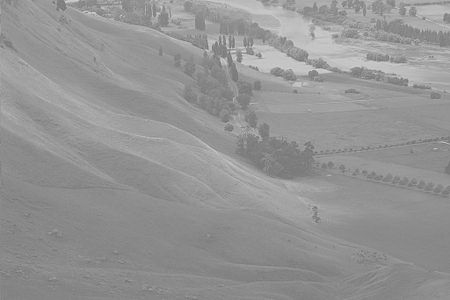
#> input picture 8월 자연어처리, OpenCV, 텐서플로/2. openCV/img/hawkes.bmp, 450 x 300 px, given in place of neutrophils.png, which was not available
$ jupyter execute --allow-errors CV_day3.ipynb   (older library calls are emulated)   (text cells are left out)
#> lines starting #> are read from the running program, lines starting #| are printed output that depends on the picture; after the words box and inside, x2 and y2 are one past the last pixel; in counts of white or black regions, pixels touching at a corner belong together; pictures that were not available may be replaced by others from this repository, and a replacement may not be noted
[cell 1]
import cv2
import numpy as np
import matplotlib.pylab as plt
# from google.colab.patches import cv2_imshow

def imshow(tit, image) :
    plt.title(tit)
    if len(image.shape) == 3 :
        plt.imshow(cv2.cvtColor(image, cv2.COLOR_BGR2RGB))
    else :
        plt.imshow(image, cmap="gray")

[cell 2]
# colab


filename = 'binary/neutrophils.png'


src = cv2.imread(filename, cv2.IMREAD_GRAYSCALE)
#> src is the input picture: shape (300, 450); min 107, max 218, mean 148

th = 210
_, dst = cv2.threshold(src, th, 255, cv2.THRESH_BINARY_INV)
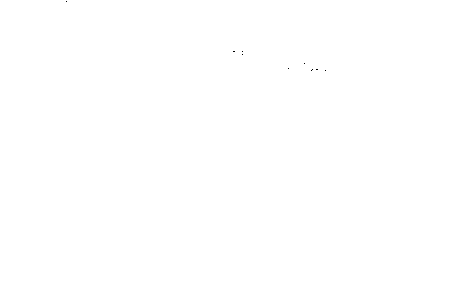
#> dst: shape (300, 450); 100% white; black in thin lines or dots, all inside (x1, y1, x2, y2) = (66, 1, 326, 71)

plt.subplot(121), plt.axis('off'), imshow("", src)
plt.subplot(122), plt.axis('off'), imshow("", dst)
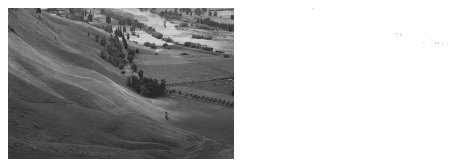
#> figure drawn by matplotlib, 2 panels

[cell 3]
# colab2

img  = cv2.imread("binary/fruits.png", 0)
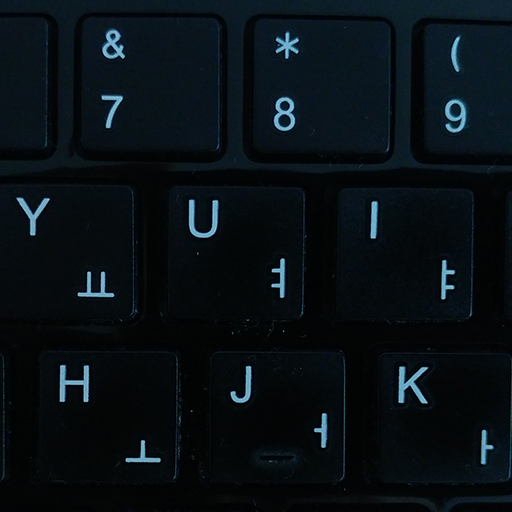
#> input picture 8월 자연어처리, OpenCV, 텐서플로/2. openCV/img/keyboard.bmp, 512 x 512 px, given in place of fruits.png, which was not available
#> img: shape (512, 512); min 0, max 196, mean 13.8
_, img_edge = cv2.threshold(img, 213, 255, cv2.THRESH_BINARY_INV)
#> img_edge: shape (512, 512); every value is 255

imshow("", img)
plt.show()
imshow("", img_edge)

[cell 4]
def on_threshold(pos):
    _, dst = cv2.threshold(src, pos, 255, cv2.THRESH_BINARY)
    cv2.imshow('dst', dst)


filename = 'binary/fruits.png'

src = cv2.imread(filename, cv2.IMREAD_GRAYSCALE)

cv2.imshow('src', src)

cv2.namedWindow('dst')
cv2.createTrackbar('Threshold', 'dst', 0, 255, on_threshold) # th 조절하면서 볼 수 있음.
#> slider 'Threshold' is set to 85
cv2.setTrackbarPos('Threshold', 'dst', 213) # 주피터노트북은 따로 파라미터가 없음.

cv2.waitKey(0)
#> in on_threshold, `_, dst = cv2.threshold(src, pos, 255, cv2.THRESH_BINARY)`: dst: shape (512, 512); every value is 0

[cell 5]
# colab
# 오츠알고리즘

img  = cv2.imread("binary/fruits.png", 0)
th, img_edge = cv2.threshold(img, -1, 255, cv2.THRESH_BINARY_INV | cv2.THRESH_OTSU)
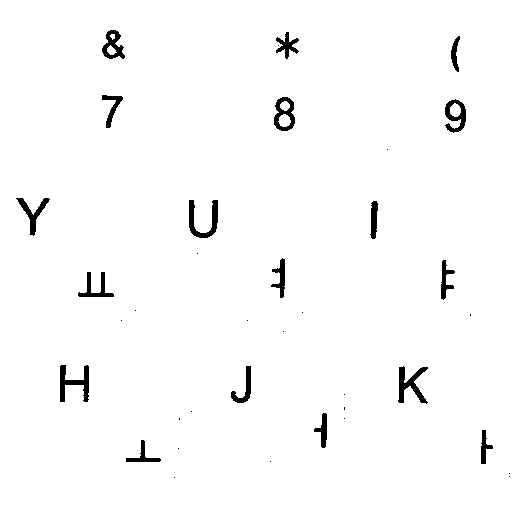
#> img_edge: shape (512, 512); 97.9% white; 37 black regions (19 under 20 px), largest, box (x1, y1, x2, y2) and area: (398, 366, 428, 404) 470, (60, 365, 89, 402) 469, (189, 200, 218, 238) 452
#> th = 79

print(th)
#| 79.0

imshow("", img)
plt.show()
imshow("", img_edge)

[cell 6]
# colab
# 가우시안 평균 거리가 가까운 값에는 wait를 크게, 먼 곳은 작게.

src  = cv2.imread("binary/sudoku.jpg", 0)

bsize = 31
dst = cv2.adaptiveThreshold(src, 255, cv2.ADAPTIVE_THRESH_GAUSSIAN_C,
                               cv2.THRESH_BINARY_INV, bsize, 7)
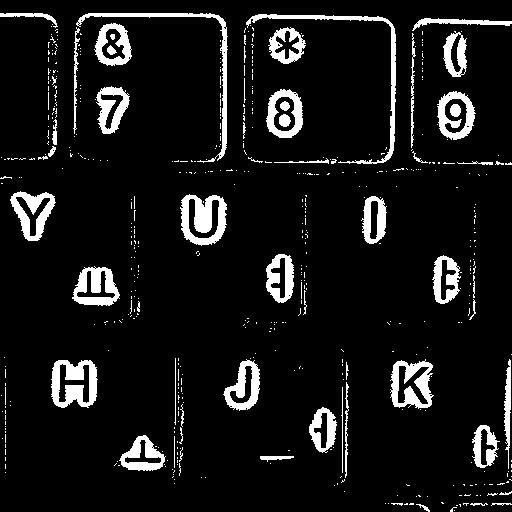
#> dst: shape (512, 512); 9% white; 534 white regions (475 under 20 px), largest, box (x1, y1, x2, y2) and area: (180, 194, 227, 246) 1453, (51, 360, 98, 408) 1393, (246, 14, 396, 164) 1350

imshow("", src)
plt.show()
imshow("", dst)

[cell 7]
src  = cv2.imread("binary/207.png", 0)
#> (the rest of this cell did not finish here and is left out)

[cell 8]
image = cv2.imread('binary/circle.png',0)
#> (the rest of this cell did not finish here and is left out)

[cell 9]
img = cv2.imread('binary/text.jpg', 0)

#> (the rest of this cell did not finish here and is left out)

[cell 10]
img = cv2.imread('binary/namecard.png', 0)

#> (the rest of this cell did not finish here and is left out)

[cell 11]
src  = cv2.imread("binary/207.png", 0)

#> (the rest of this cell did not finish here and is left out)

[cell 12]
kernel = cv2.getStructuringElement(cv2.MORPH_CROSS, (3, 3))

erode = cv2.erode(dst, kernel, iterations=1) # binary영상에 대해 kernel을 출력하는 것.
#> erode: shape (512, 512); 5.3% white; 118 white regions (83 under 20 px), largest, box (x1, y1, x2, y2) and area: (182, 195, 226, 245) 1098, (52, 361, 97, 407) 1023, (392, 361, 432, 407) 829

ouput = np.concatenate((dst, erode), axis=1) # axis=1 영상을 옆으로 붙이는 것.
#> (the rest of this cell did not finish here and is left out)

[cell 13]
kernel = cv2.getStructuringElement(cv2.MORPH_RECT, (3, 3)) # 3x3 rectangular로 진행

erode = cv2.erode(dst, kernel, iterations=3) # binary영상에 대해 kernel을 출력하는 것.
#> erode: shape (512, 512); 0.55% white; 71 white regions (45 under 20 px), largest, box (x1, y1, x2, y2) and area: (197, 203, 209, 229) 216, (69, 388, 80, 399) 94, (69, 367, 81, 377) 87

ouput = np.concatenate((dst, erode), axis=1) # axis=1 영상을 옆으로 붙이는 것.
#> (the rest of this cell did not finish here and is left out)

[cell 14]
kernel = cv2.getStructuringElement(cv2.MORPH_CROSS, (3, 3))

erode = cv2.erode(dst, kernel, iterations=1) # binary영상에 대해 kernel을 출력하는 것.
dilate = cv2.dilate(erode, kernel, iterations=3) # 깎고 다시 팽창
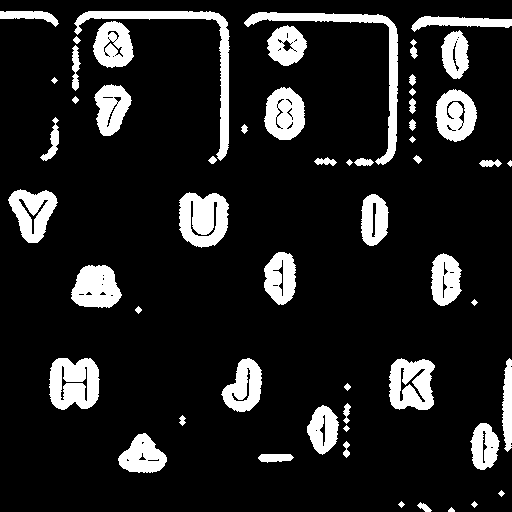
#> dilate: shape (512, 512); 13.1% white; 55 white regions, largest, box (x1, y1, x2, y2) and area: (244, 12, 398, 165) 2422, (74, 11, 230, 161) 2405, (179, 192, 229, 248) 2108
erode = cv2.erode(dilate, kernel, iterations=1)
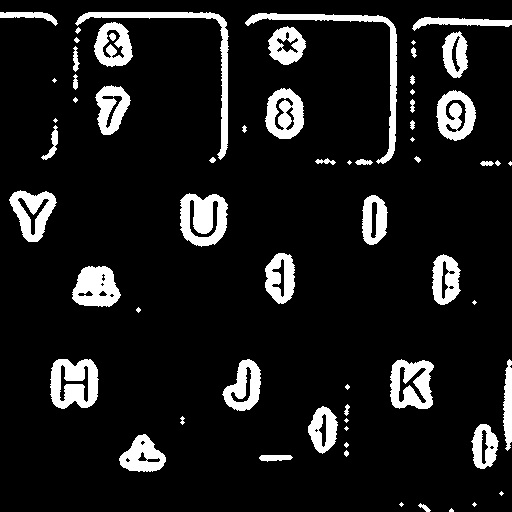
#> erode: shape (512, 512); 10.5% white; 63 white regions (18 under 20 px), largest, box (x1, y1, x2, y2) and area: (245, 13, 397, 164) 1839, (75, 12, 229, 160) 1790, (180, 193, 228, 247) 1786


ouput = np.concatenate((dst, erode), axis=1) # axis=1 영상을 옆으로 붙이는 것.
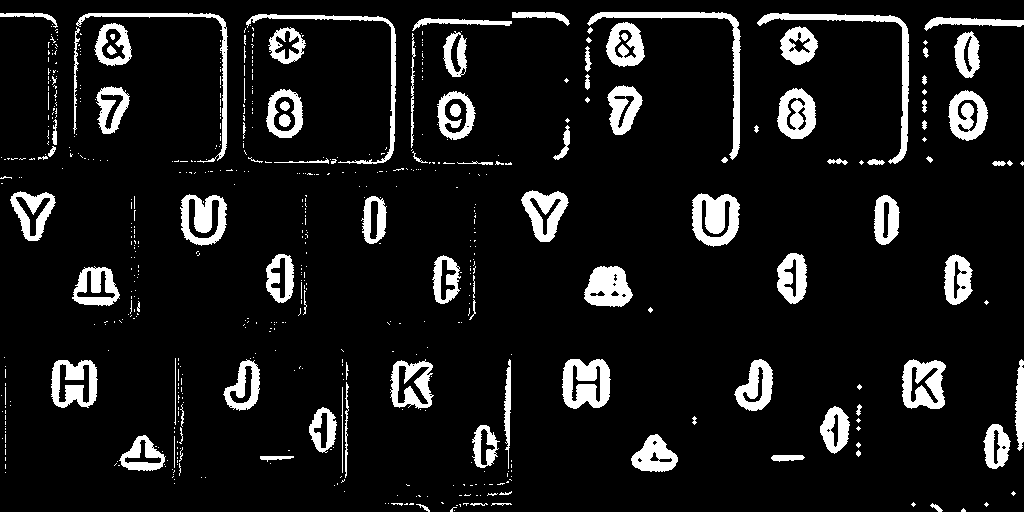
#> ouput: shape (512, 1024); 9.8% white; 597 white regions (493 under 20 px), largest, box (x1, y1, x2, y2) and area: (757, 13, 909, 164) 1839, (587, 12, 741, 160) 1790, (692, 193, 740, 247) 1786
#> (the rest of this cell did not finish here and is left out)

[cell 15]
kernel = cv2.getStructuringElement(cv2.MORPH_RECT, (3, 3))


temp = cv2.erode(dst, kernel, iterations=1)
#> temp: shape (512, 512); 4.5% white; 70 white regions (28 under 20 px), largest, box (x1, y1, x2, y2) and area: (182, 196, 226, 244) 990, (53, 361, 96, 407) 939, (75, 268, 118, 304) 688
temp = cv2.dilate(temp, kernel, iterations=3)
#> temp: shape (512, 512); 13.6% white; 39 white regions, largest, box (x1, y1, x2, y2) and area: (244, 12, 398, 162) 2484, (78, 11, 229, 158) 2398, (179, 193, 229, 247) 2271
temp = cv2.erode(temp, kernel, iterations=3)
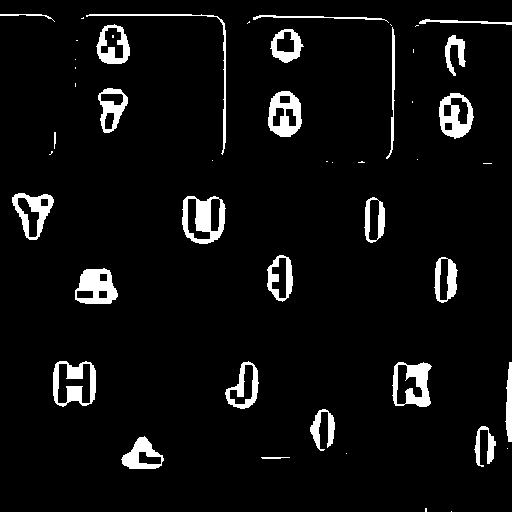
#> temp: shape (512, 512); 5.6% white; 48 white regions (22 under 20 px), largest, box (x1, y1, x2, y2) and area: (182, 196, 226, 244) 1111, (75, 268, 118, 304) 999, (53, 361, 96, 407) 972

output = np.concatenate((dst,  temp),  axis=1)
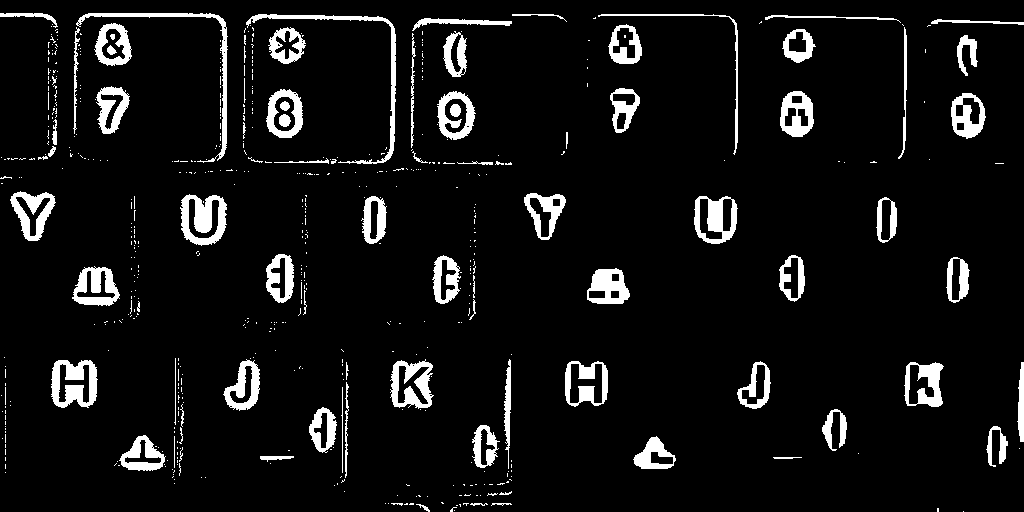
#> output: shape (512, 1024); 7.3% white; 582 white regions (497 under 20 px), largest, box (x1, y1, x2, y2) and area: (180, 194, 227, 246) 1453, (51, 360, 98, 408) 1393, (246, 14, 396, 164) 1350
print(output.shape)
#| (512, 1024)

plt.figure(figsize=(15, 10))
imshow("", output)
